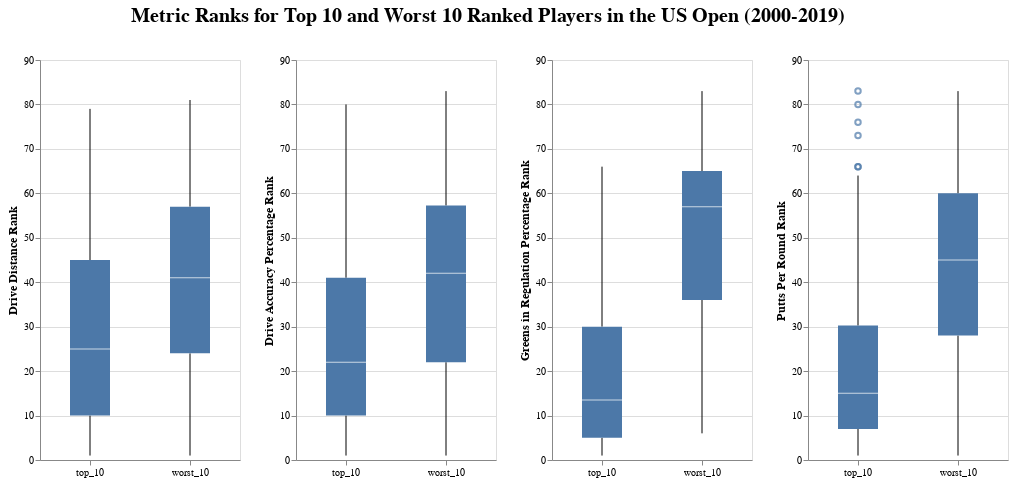

This figure's notebook cell:
### Code cell
plot_1 = alt.Chart(top_worst_10).mark_boxplot(size = 40).encode(
    alt.X('rank:O', axis = alt.Axis(title = '', labelAngle = 0)),
    alt.Y('rank_drive_dist', axis = alt.Axis(title = 'Drive Distance Rank'), scale = alt.Scale(domain =(0, 90))), 
).properties(width = 200, height = 400)
plot_2 = alt.Chart(top_worst_10).mark_boxplot(size = 40).encode(
    alt.X('rank:O', axis = alt.Axis(title = '', labelAngle = 0)),
    alt.Y('rank_drive_acc_pct', axis = alt.Axis(title = 'Drive Accuracy Percentage Rank'), scale = alt.Scale(domain =(0, 90))), 
).properties(width = 200, height = 400)
plot_3 = alt.Chart(top_worst_10).mark_boxplot(size = 40).encode(
    alt.X('rank:O', axis = alt.Axis(title = '', labelAngle = 0)),
    alt.Y('rank_greens_pct', axis = alt.Axis(title = 'Greens in Regulation Percentage Rank'), scale = alt.Scale(domain =(0, 90))), 
).properties(width = 200, height = 400)
plot_4 = alt.Chart(top_worst_10).mark_boxplot(size = 40).encode(
    alt.X('rank:O', axis = alt.Axis(title = '', labelAngle = 0)),
    alt.Y('rank_putts', axis = alt.Axis(title = 'Putts Per Round Rank'), scale = alt.Scale(domain =(0, 90))), 
).properties(width = 200, height = 400)

(plot_1 | plot_2 | plot_3 | plot_4).properties(
    title = "Metric Ranks for Top 10 and Worst 10 Ranked Players in the US Open (2000-2019)"
).configure_axis(
    labelFontSize = 10, titleFontSize = 12
).configure_title(
    fontSize = 20,
    dx = 125, dy = -25)

### Figure 1 — Vega-Lite specification as saved in the notebook (floating-point values rounded to 4 significant figures; data arrays with more than 128 entries replaced by an {"elided": "..."} marker saying what was removed)
{"config": {"view": {"continuousWidth": 400, "continuousHeight": 300}, "axis": {"labelFontSize": 10, "titleFontSize": 12}, "title": {"dx": 125, "dy": -25, "fontSize": 20}}, "hconcat": [{"mark": {"type": "boxplot", "size": 40}, "encoding": {"x": {"type": "ordinal", "axis": {"labelAngle": 0, "title": ""}, "field": "rank"}, "y": {"type": "quantitative", "axis": {"title": "Drive Distance Rank"}, "field": "rank_drive_dist", "scale": {"domain": [0, 90]}}}, "height": 400, "width": 200}, {"mark": {"type": "boxplot", "size": 40}, "encoding": {"x": {"type": "ordinal", "axis": {"labelAngle": 0, "title": ""}, "field": "rank"}, "y": {"type": "quantitative", "axis": {"title": "Drive Accuracy Percentage Rank"}, "field": "rank_drive_acc_pct", "scale": {"domain": [0, 90]}}}, "height": 400, "width": 200}, {"mark": {"type": "boxplot", "size": 40}, "encoding": {"x": {"type": "ordinal", "axis": {"labelAngle": 0, "title": ""}, "field": "rank"}, "y": {"type": "quantitative", "axis": {"title": "Greens in Regulation Percentage Rank"}, "field": "rank_greens_pct", "scale": {"domain": [0, 90]}}}, "height": 400, "width": 200}, {"mark": {"type": "boxplot", "size": 40}, "encoding": {"x": {"type": "ordinal", "axis": {"labelAngle": 0, "title": ""}, "field": "rank"}, "y": {"type": "quantitative", "axis": {"title": "Putts Per Round Rank"}, "field": "rank_putts", "scale": {"domain": [0, 90]}}}, "height": 400, "width": 200}], "data": {"name": "data-22f052333b146e29e8f2d53695af5b26"}, "title": "Metric Ranks for Top 10 and Worst 10 Ranked Players in the US Open (2000-2019)", "$schema": "https://vega.github.io/schema/vega-lite/v4.0.2.json", "datasets": {"data-22f052333b146e29e8f2d53695af5b26": {"elided": "400 records"}}}
